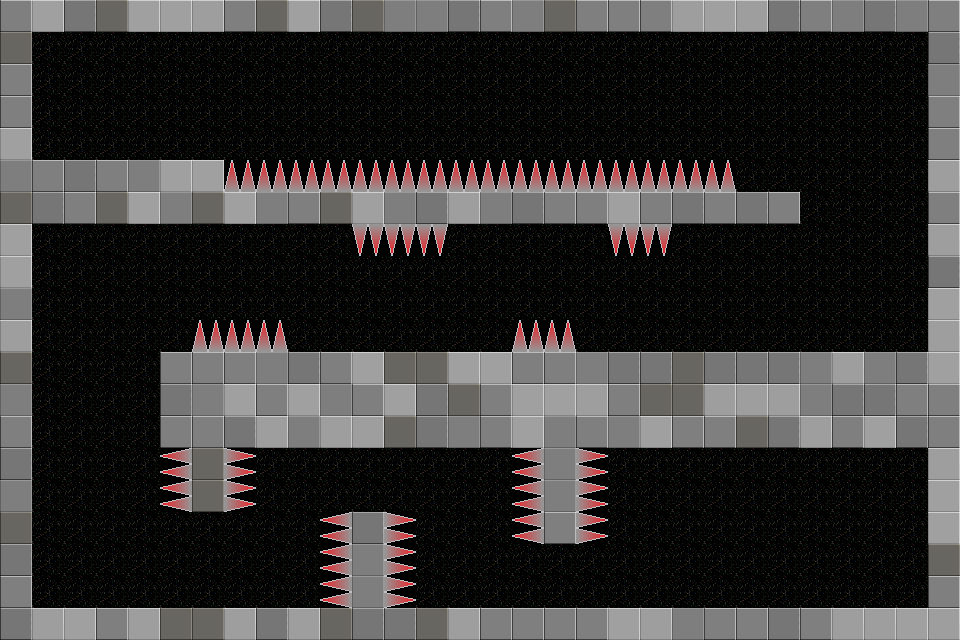

Tiled map render using the project's own tile images. Description and the map definition, with tile-layer contents summarised, below:
An orthogonal 30x20 tile map with 32x32 px tiles, 1 tile layer (tileLayer1) and 2 objects (Start, End).

<map version="1.0" orientation="orthogonal" width="30" height="20" tilewidth="32" tileheight="32">
 <tileset firstgid="1" source="tilesMap.tsx" />
 <layer name="tileLayer1" width="30" height="20">
  <data>[600 cells, 600 non-empty, 12 distinct tile ids]</data>
 </layer>
 <objectgroup name="objLayer1" width="30" height="20">
  <object name="playerStart" type="Start" x="64" y="103" width="77" height="50" />
  <object name="end" type="End" x="692" y="557" width="56" height="54" />
 </objectgroup>
</map>
